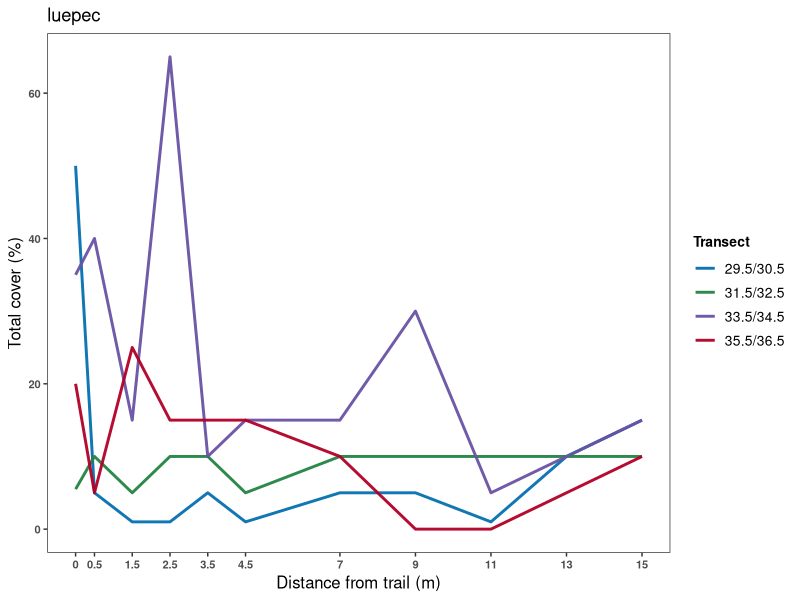
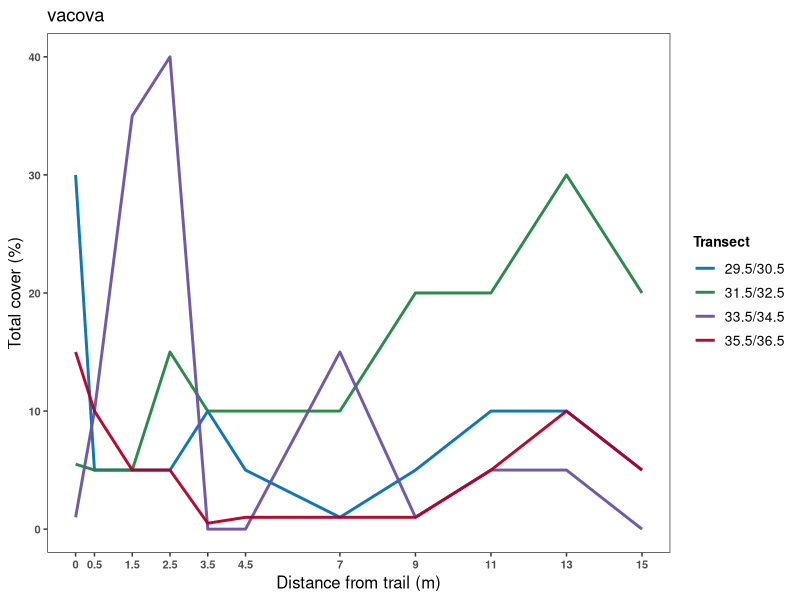
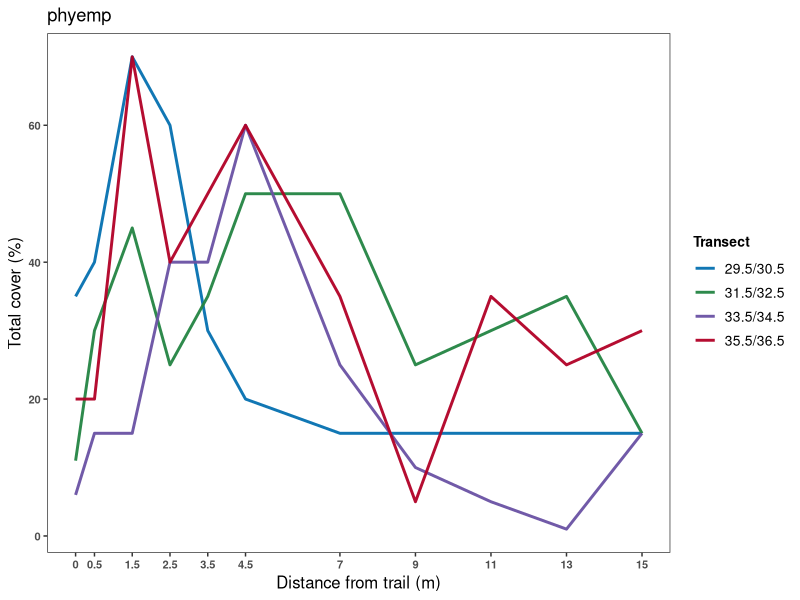
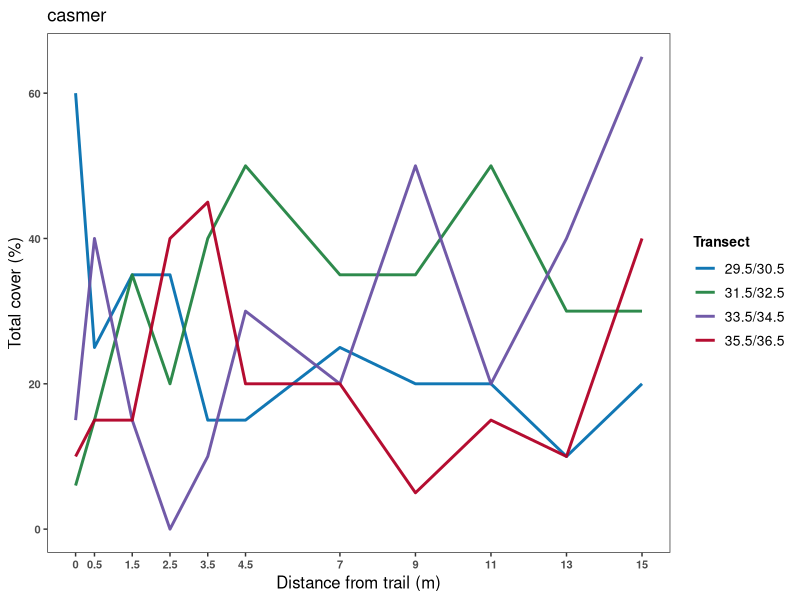
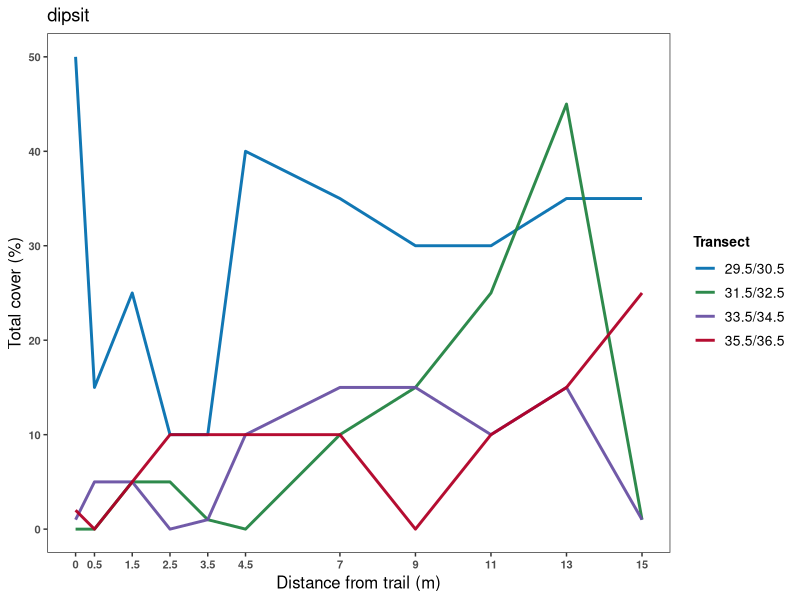
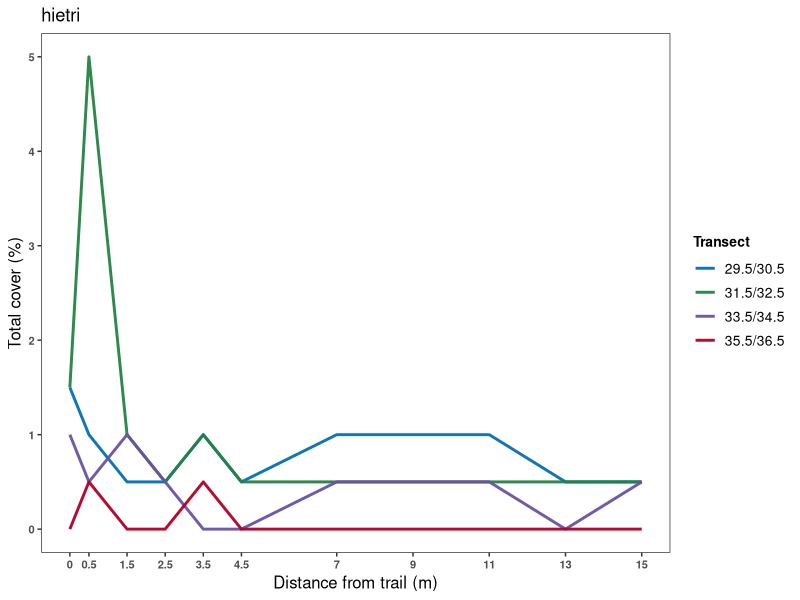
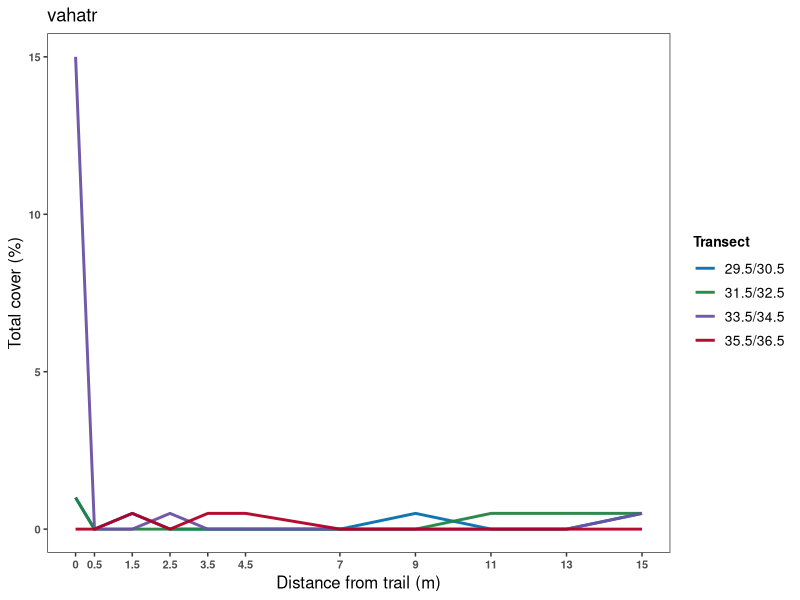
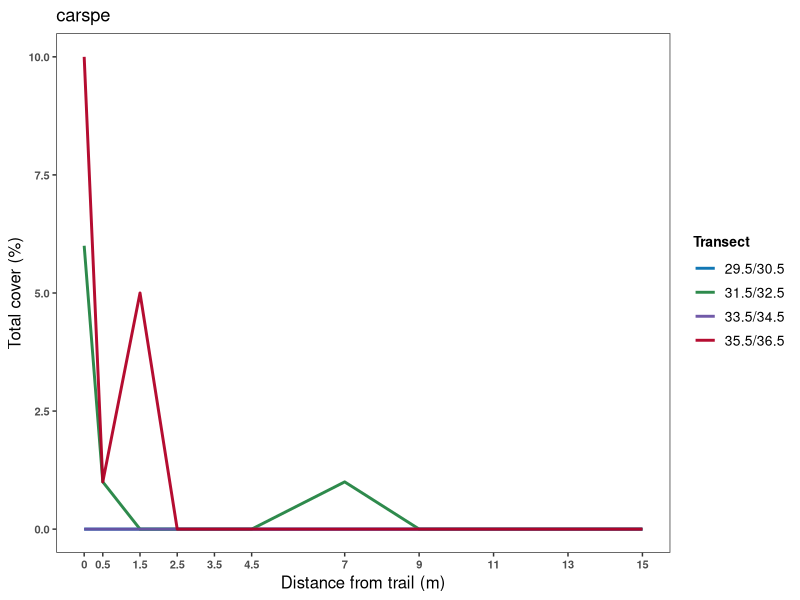

The R source for these figures, in order:
####packages
library(dplyr)
library(tidyverse)
library(gridExtra)


####reading in data
raw_data_2025 <- read.csv(file = "data/nch-kay_trampling_data_2025_raw.csv", skip = 4, nrows = 121)

raw_data_2025[is.na(raw_data_2025)] <- 0 


####cleaning data,

raw_data_2025_clean <- raw_data_2025 %>% 
  pivot_longer(cols = antmed:cypto.crust.w.lichen.present,
               names_to = "species",
               values_to = "pct_cover") %>% 
  select("species", "transect.no",  "site.name", "pct_cover", "transect.code", "quad")


####filtering for only perpendicular transects, calculating distance from trail

raw_data_2025_perp <- raw_data_2025_clean %>% 
  filter(transect.no %in% c(29.5, 30.5, 31.5, 32.5, 33.5, 34.5, 35.5, 36.5)) %>% 
  mutate(dist_to_trail = case_when(
    transect.no %in% c(29.5, 31.5, 33.5, 35.5) ~ quad - 0.5,
    transect.no %in% c(30.5, 32.5, 34.5, 36.5) ~ 2 * quad + 5
  )
  )


####filtering for 2 plots on near-trail parallel transects closest to perpendicular transects, adding together to get 1m^2 coverage, setting distance to trail equal to 0

raw_data_2025_par <- raw_data_2025_clean %>% 
  filter(transect.no %in% c(29, 31, 33, 35),
         quad %in% c(1, 2)) %>% 
  group_by(species, transect.no) %>% 
  summarise(site.name = unique(site.name),
            pct_cover = sum(pct_cover),
            transect.code = case_when(
              unique(transect.code) == "HC-29" ~ "HC-P-29.5",
              unique(transect.code) == "HC-31" ~ "HC-P-31.5",
              unique(transect.code) == "HC-33" ~ "HC-P-33.5",
              unique(transect.code) == "HC-35" ~ "HC-P-35.5" 
            ),
            quad = 0,
            dist_to_trail = 0)


####calculating mean percent cover

pooled_data_2025_perp <- raw_data_2025_perp %>% 
  group_by(species, dist_to_trail) %>% 
  summarise(mean_pct_cover = mean(pct_cover),
            se_pct_cover = sd(pct_cover)/sqrt(4),
            dist_to_trail = unique(dist_to_trail))



pooled_data_2025_par <- raw_data_2025_par %>% 
  group_by(species) %>% 
  summarise(dist_to_trail = 0,
            mean_pct_cover = mean(pct_cover),
            se_pct_cover = sd(pct_cover)/sqrt(4))


####combining dataframes of perpendicular and parallel to get 0 - 15.5m coverage

# combine by row
raw_data_2025_comb <- rbind(raw_data_2025_par, raw_data_2025_perp)

pooled_data_2025_comb <- rbind(pooled_data_2025_par, pooled_data_2025_perp)

# update ID column
raw_data_2025_comb$ID <- 1:nrow(raw_data_2025_comb) 

pooled_data_2025_comb$ID <- 1:nrow(pooled_data_2025_comb)

#combining transect codes to make lines continuous
raw_data_2025_comb <- raw_data_2025_comb %>% 
  mutate(transect.code = case_when(
    transect.code %in% c("HC-P-29.5", "HC-P-30.5") ~ "HC-P-29.5/30.5",
    transect.code %in% c("HC-P-31.5", "HC-P-32.5") ~ "HC-P-31.5/32.5",
    transect.code %in% c("HC-P-33.5", "HC-P-34.5") ~ "HC-P-33.5/34.5",
    transect.code %in% c("HC-P-35.5", "HC-P-36.5") ~ "HC-P-35.5/36.5"
  ))




####visualizations####

sp_list <- c("luepec", "vacova", "phyemp", "casmer","hietri", "dipsit", "vahatr", "carspe", "carnig", "dicranum.spp.")   #list of species to show in visualizations

for (i in sp_list){     #loops through list, creates a visualization for each species, assigns it to an object called each species' code
  assign(i,
         ggplot(data = filter(raw_data_2025_comb, species == i), 
                aes(x = dist_to_trail, y = pct_cover, colour = transect.code)) +
           geom_line(linewidth = 1, alpha = 0.95) +
           scale_colour_manual(values = c("HC-P-29.5/30.5" = "#0570b0", "HC-P-31.5/32.5" = "#238443", "HC-P-33.5/34.5" = "#6a51a3", "HC-P-35.5/36.5" = "#b10026"),
                               labels = c("29.5/30.5", "31.5/32.5", "33.5/34.5", "35.5/36.5")) +
           scale_x_continuous(breaks = c(0, 0.5, 1.5, 2.5, 3.5, 4.5, 7, 9, 11, 13, 15),
                              labels = c(0, 0.5, 1.5, 2.5, 3.5, 4.5, 7, 9, 11, 13, 15))+
           labs(x = "Distance from trail (m)",
                y = "Total cover (%)",
                color = "Transect",
                title = i) +
           theme_bw() +
           theme(axis.title.x = element_text(size = 12),
                 axis.title.y = element_text(size = 12),
                 axis.text = element_text(face = "bold", size = 8),
                 legend.title = element_text(face = "bold", size = 10),
                 legend.text = element_text(size = 10),
                 panel.grid = element_blank())
  )
}
luepec
vacova
phyemp
casmer
dipsit
hietri
vahatr
carspe
carnig
dicranum.spp.

raw_pct_cover_transects_panel <- grid.arrange(luepec, vacova, phyemp, casmer, hietri, dipsit, vahatr, carspe, carnig, dicranum.spp.,
             nrow = 5)

ggsave(filename = "raw_pct_cover_transects_panel.png", 
       plot = raw_pct_cover_transects_panel,
       path = "figure",
       width = 12,
       height = 10)


for (i in sp_list){   #same as above, for pooled data this time
  assign(paste(i, "1"),
         ggplot(data = filter(pooled_data_2025_comb, species == i), 
                aes(x = dist_to_trail, y = mean_pct_cover)) +
           geom_line(linewidth = 1, alpha = 0.95) +
           geom_errorbar(aes(ymax = mean_pct_cover + se_pct_cover, 
                             ymin = mean_pct_cover - se_pct_cover)) +
           scale_x_continuous(breaks = c(0, 0.5, 1.5, 2.5, 3.5, 4.5, 7, 9, 11, 13, 15),
                              labels = c(0, 0.5, 1.5, 2.5, 3.5, 4.5, 7, 9, 11, 13, 15))+
           labs(x = "Distance from trail (m)",
                y = "Mean percent cover (%)",
                title = i) +
           theme_bw() +
           theme(axis.title.x = element_text(size = 12),
                 axis.title.y = element_text(size = 12),
                 axis.text = element_text(face = "bold", size = 8),
                 legend.title = element_text(face = "bold", size = 10),
                 legend.text = element_text(size = 10),
                 panel.grid = element_blank(),
                 panel.border = element_rect(size = 1.5)))
}


`luepec 1`



pooled_pct_cover_panel <- grid.arrange(`luepec 1`, `vacova 1`, `phyemp 1`, `casmer 1`, `hietri 1`, 
             `dipsit 1`, `vahatr 1`, `carspe 1`, `carnig 1`, `dicranum.spp. 1`,
             nrow = 5)

ggsave(filename = "pooled_pct_cover_panel.png", 
       plot = pooled_pct_cover_panel,
       path = "figure",
       width = 12,
       height = 10)
